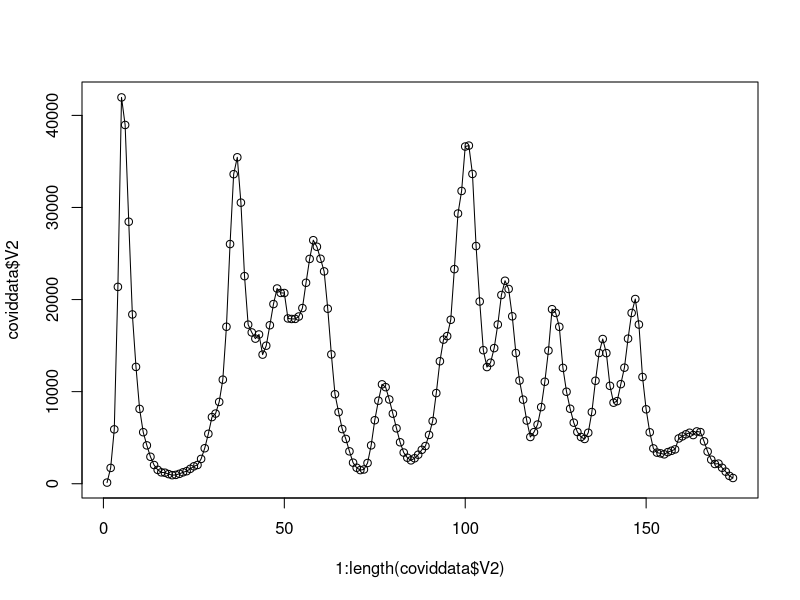

Write the R code that produced this figure.
## ---- chunk 1
coviddata = read.table("covid_aggregated.txt")
## ---- chunk 2
plot(1:length(coviddata$V2), coviddata$V2)
lines(1:length(coviddata$V2),coviddata$V2)
#lol
